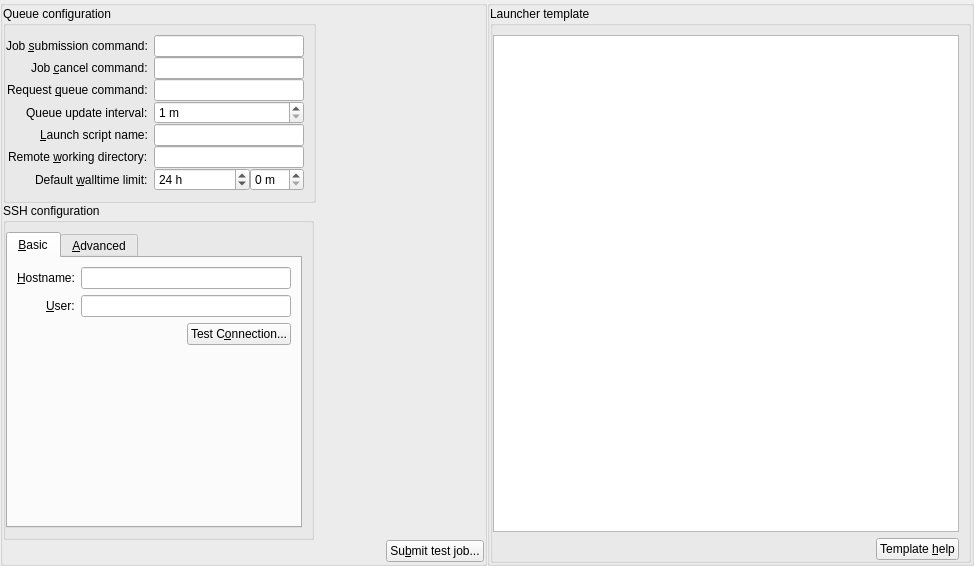
<?xml version="1.0" encoding="UTF-8"?>
<ui version="4.0">
 <class>RemoteQueueWidget</class>
 <widget class="QWidget" name="RemoteQueueWidget">
  <property name="geometry">
   <rect>
    <x>0</x>
    <y>0</y>
    <width>974</width>
    <height>566</height>
   </rect>
  </property>
  <property name="windowTitle">
   <string>Form</string>
  </property>
  <layout class="QGridLayout" name="gridLayout">
   <property name="leftMargin">
    <number>0</number>
   </property>
   <property name="topMargin">
    <number>0</number>
   </property>
   <property name="rightMargin">
    <number>0</number>
   </property>
   <property name="bottomMargin">
    <number>0</number>
   </property>
   <property name="spacing">
    <number>0</number>
   </property>
   <item row="0" column="0">
    <widget class="QGroupBox" name="groupBox1">
     <layout class="QVBoxLayout">
      <property name="spacing">
       <number>0</number>
      </property>
      <property name="leftMargin">
       <number>0</number>
      </property>
      <property name="topMargin">
       <number>0</number>
      </property>
      <property name="rightMargin">
       <number>0</number>
      </property>
      <property name="bottomMargin">
       <number>0</number>
      </property>
      <item>
       <widget class="QGroupBox" name="groupBox2">
        <property name="sizePolicy">
         <sizepolicy hsizetype="Maximum" vsizetype="Preferred">
          <horstretch>0</horstretch>
          <verstretch>0</verstretch>
         </sizepolicy>
        </property>
        <property name="title">
         <string>Queue configuration</string>
        </property>
        <layout class="QFormLayout">
         <property name="fieldGrowthPolicy">
          <enum>QFormLayout::ExpandingFieldsGrow</enum>
         </property>
         <property name="labelAlignment">
          <set>Qt::AlignRight|Qt::AlignTrailing|Qt::AlignVCenter</set>
         </property>
         <property name="verticalSpacing">
          <number>0</number>
         </property>
         <property name="leftMargin">
          <number>0</number>
         </property>
         <item row="0" column="0">
          <widget class="QLabel" name="label1">
           <property name="text">
            <string>Job &amp;submission command:</string>
           </property>
           <property name="buddy">
            <cstring>edit_submissionCommand</cstring>
           </property>
          </widget>
         </item>
         <item row="0" column="1">
          <widget class="QLineEdit" name="edit_submissionCommand">
           <property name="minimumSize">
            <size>
             <width>150</width>
             <height>0</height>
            </size>
           </property>
          </widget>
         </item>
         <item row="2" column="0">
          <widget class="QLabel" name="label2">
           <property name="text">
            <string>Request &amp;queue command:</string>
           </property>
           <property name="buddy">
            <cstring>edit_requestQueueCommand</cstring>
           </property>
          </widget>
         </item>
         <item row="2" column="1">
          <widget class="QLineEdit" name="edit_requestQueueCommand"/>
         </item>
         <item row="4" column="0">
          <widget class="QLabel" name="label3">
           <property name="text">
            <string>&amp;Launch script name:</string>
           </property>
           <property name="buddy">
            <cstring>edit_launchScriptName</cstring>
           </property>
          </widget>
         </item>
         <item row="4" column="1">
          <widget class="QLineEdit" name="edit_launchScriptName"/>
         </item>
         <item row="6" column="0">
          <widget class="QLabel" name="label4">
           <property name="text">
            <string>Remote &amp;working directory:</string>
           </property>
           <property name="buddy">
            <cstring>edit_workingDirectoryBase</cstring>
           </property>
          </widget>
         </item>
         <item row="6" column="1">
          <widget class="QLineEdit" name="edit_workingDirectoryBase"/>
         </item>
         <item row="1" column="0">
          <widget class="QLabel" name="label5">
           <property name="text">
            <string>Job &amp;cancel command:</string>
           </property>
           <property name="buddy">
            <cstring>edit_killCommand</cstring>
           </property>
          </widget>
         </item>
         <item row="1" column="1">
          <widget class="QLineEdit" name="edit_killCommand"/>
         </item>
         <item row="7" column="0">
          <widget class="QLabel" name="label">
           <property name="text">
            <string>Default &amp;walltime limit:</string>
           </property>
           <property name="buddy">
            <cstring>wallTimeHours</cstring>
           </property>
          </widget>
         </item>
         <item row="7" column="1">
          <layout class="QHBoxLayout" name="horizontalLayout_2">
           <item>
            <widget class="QSpinBox" name="wallTimeHours">
             <property name="sizePolicy">
              <sizepolicy hsizetype="Expanding" vsizetype="Fixed">
               <horstretch>0</horstretch>
               <verstretch>0</verstretch>
              </sizepolicy>
             </property>
             <property name="suffix">
              <string> h</string>
             </property>
             <property name="maximum">
              <number>2000</number>
             </property>
             <property name="value">
              <number>24</number>
             </property>
            </widget>
           </item>
           <item>
            <widget class="QSpinBox" name="wallTimeMinutes">
             <property name="suffix">
              <string> m</string>
             </property>
             <property name="maximum">
              <number>59</number>
             </property>
            </widget>
           </item>
          </layout>
         </item>
         <item row="3" column="0">
          <widget class="QLabel" name="label6">
           <property name="text">
            <string>Queue update interval:</string>
           </property>
          </widget>
         </item>
         <item row="3" column="1">
          <widget class="QSpinBox" name="updateIntervalSpin">
           <property name="sizePolicy">
            <sizepolicy hsizetype="Expanding" vsizetype="Fixed">
             <horstretch>0</horstretch>
             <verstretch>0</verstretch>
            </sizepolicy>
           </property>
           <property name="suffix">
            <string> m</string>
           </property>
           <property name="minimum">
            <number>1</number>
           </property>
           <property name="maximum">
            <number>120</number>
           </property>
          </widget>
         </item>
        </layout>
       </widget>
      </item>
      <item>
       <widget class="QGroupBox" name="groupBox3">
        <property name="sizePolicy">
         <sizepolicy hsizetype="Maximum" vsizetype="Preferred">
          <horstretch>0</horstretch>
          <verstretch>0</verstretch>
         </sizepolicy>
        </property>
        <property name="title">
         <string>SSH configuration</string>
        </property>
        <layout class="QHBoxLayout">
         <property name="leftMargin">
          <number>0</number>
         </property>
         <property name="topMargin">
          <number>9</number>
         </property>
         <property name="rightMargin">
          <number>9</number>
         </property>
         <property name="bottomMargin">
          <number>9</number>
         </property>
         <item>
          <widget class="QTabWidget" name="sshTabWidget">
           <property name="currentIndex">
            <number>0</number>
           </property>
           <widget class="QWidget" name="sshBasicTab">
            <attribute name="title">
             <string>&amp;Basic</string>
            </attribute>
            <layout class="QFormLayout">
             <property name="fieldGrowthPolicy">
              <enum>QFormLayout::AllNonFixedFieldsGrow</enum>
             </property>
             <property name="labelAlignment">
              <set>Qt::AlignRight|Qt::AlignTrailing|Qt::AlignVCenter</set>
             </property>
             <item row="2" column="0">
              <widget class="QLabel" name="label7">
               <property name="text">
                <string>&amp;Hostname:</string>
               </property>
               <property name="buddy">
                <cstring>editHostName</cstring>
               </property>
              </widget>
             </item>
             <item row="2" column="1">
              <widget class="QLineEdit" name="editHostName"/>
             </item>
             <item row="3" column="0">
              <widget class="QLabel" name="label8">
               <property name="text">
                <string>&amp;User:</string>
               </property>
               <property name="buddy">
                <cstring>editUserName</cstring>
               </property>
              </widget>
             </item>
             <item row="3" column="1">
              <widget class="QLineEdit" name="editUserName"/>
             </item>
             <item row="4" column="1">
              <layout class="QHBoxLayout">
               <item>
                <spacer name="horizontalSpacer">
                 <property name="orientation">
                  <enum>Qt::Horizontal</enum>
                 </property>
                 <property name="sizeHint" stdset="0">
                  <size>
                   <width>70</width>
                   <height>20</height>
                  </size>
                 </property>
                </spacer>
               </item>
               <item>
                <widget class="QPushButton" name="pushTestConnection">
                 <property name="text">
                  <string>Test C&amp;onnection...</string>
                 </property>
                </widget>
               </item>
              </layout>
             </item>
            </layout>
           </widget>
           <widget class="QWidget" name="sshAdvanced">
            <attribute name="title">
             <string>&amp;Advanced</string>
            </attribute>
            <layout class="QFormLayout" name="formLayout2">
             <property name="labelAlignment">
              <set>Qt::AlignRight|Qt::AlignTrailing|Qt::AlignVCenter</set>
             </property>
             <item row="0" column="0">
              <widget class="QLabel" name="label12">
               <property name="text">
                <string>SS&amp;H executable:</string>
               </property>
               <property name="buddy">
                <cstring>sshExecutableEdit</cstring>
               </property>
              </widget>
             </item>
             <item row="0" column="1">
              <widget class="QLineEdit" name="sshExecutableEdit"/>
             </item>
             <item row="1" column="0">
              <widget class="QLabel" name="label9">
               <property name="text">
                <string>SCP &amp;executable:</string>
               </property>
               <property name="buddy">
                <cstring>scpExecutableEdit</cstring>
               </property>
              </widget>
             </item>
             <item row="1" column="1">
              <widget class="QLineEdit" name="scpExecutableEdit"/>
             </item>
             <item row="2" column="0">
              <widget class="QLabel" name="label10">
               <property name="text">
                <string>&amp;Identity file (private key):</string>
               </property>
               <property name="buddy">
                <cstring>editIdentityFile</cstring>
               </property>
              </widget>
             </item>
             <item row="2" column="1">
              <layout class="QHBoxLayout" name="horizontalLayout">
               <item>
                <widget class="QLineEdit" name="editIdentityFile"/>
               </item>
               <item>
                <widget class="QToolButton" name="fileButton">
                 <property name="text">
                  <string>...</string>
                 </property>
                </widget>
               </item>
              </layout>
             </item>
             <item row="3" column="0">
              <widget class="QLabel" name="label11">
               <property name="text">
                <string>&amp;Port:</string>
               </property>
               <property name="buddy">
                <cstring>spinSshPort</cstring>
               </property>
              </widget>
             </item>
             <item row="3" column="1">
              <layout class="QHBoxLayout" name="keyFileLayout">
               <item>
                <widget class="QSpinBox" name="spinSshPort"/>
               </item>
              </layout>
             </item>
            </layout>
           </widget>
          </widget>
         </item>
        </layout>
       </widget>
      </item>
      <item>
       <layout class="QHBoxLayout" name="horizontalLayout_3">
        <property name="bottomMargin">
         <number>1</number>
        </property>
        <item>
         <spacer name="horizontalSpacer_2">
          <property name="orientation">
           <enum>Qt::Horizontal</enum>
          </property>
          <property name="sizeHint" stdset="0">
           <size>
            <width>40</width>
            <height>20</height>
           </size>
          </property>
         </spacer>
        </item>
        <item>
         <widget class="QPushButton" name="push_sleepTest">
          <property name="text">
           <string>Su&amp;bmit test job...</string>
          </property>
         </widget>
        </item>
       </layout>
      </item>
     </layout>
    </widget>
   </item>
   <item row="0" column="1">
    <widget class="QGroupBox" name="groupBox4">
     <layout class="QVBoxLayout">
      <property name="leftMargin">
       <number>0</number>
      </property>
      <property name="topMargin">
       <number>0</number>
      </property>
      <property name="rightMargin">
       <number>0</number>
      </property>
      <property name="bottomMargin">
       <number>0</number>
      </property>
      <item>
       <widget class="QGroupBox" name="groupBox5">
        <property name="sizePolicy">
         <sizepolicy hsizetype="Expanding" vsizetype="Expanding">
          <horstretch>0</horstretch>
          <verstretch>0</verstretch>
         </sizepolicy>
        </property>
        <property name="title">
         <string>Launcher template</string>
        </property>
        <layout class="QGridLayout" name="gridLayout_3">
         <property name="leftMargin">
          <number>0</number>
         </property>
         <property name="topMargin">
          <number>9</number>
         </property>
         <property name="rightMargin">
          <number>9</number>
         </property>
         <property name="bottomMargin">
          <number>0</number>
         </property>
         <item row="1" column="2">
          <widget class="QPushButton" name="templateHelpButton">
           <property name="text">
            <string>Template &amp;help</string>
           </property>
          </widget>
         </item>
         <item row="1" column="1">
          <spacer name="horizontalSpacer_3">
           <property name="orientation">
            <enum>Qt::Horizontal</enum>
           </property>
           <property name="sizeHint" stdset="0">
            <size>
             <width>40</width>
             <height>20</height>
            </size>
           </property>
          </spacer>
         </item>
         <item row="0" column="0" colspan="3">
          <widget class="QPlainTextEdit" name="text_launchTemplate">
           <property name="sizePolicy">
            <sizepolicy hsizetype="Expanding" vsizetype="Expanding">
             <horstretch>0</horstretch>
             <verstretch>0</verstretch>
            </sizepolicy>
           </property>
           <property name="minimumSize">
            <size>
             <width>400</width>
             <height>400</height>
            </size>
           </property>
          </widget>
         </item>
        </layout>
        <zorder>text_launchTemplate</zorder>
        <zorder>templateHelpButton</zorder>
       </widget>
      </item>
     </layout>
    </widget>
   </item>
  </layout>
 </widget>
 <tabstops>
  <tabstop>edit_submissionCommand</tabstop>
  <tabstop>edit_killCommand</tabstop>
  <tabstop>edit_requestQueueCommand</tabstop>
  <tabstop>updateIntervalSpin</tabstop>
  <tabstop>edit_launchScriptName</tabstop>
  <tabstop>edit_workingDirectoryBase</tabstop>
  <tabstop>wallTimeHours</tabstop>
  <tabstop>wallTimeMinutes</tabstop>
  <tabstop>sshTabWidget</tabstop>
  <tabstop>editHostName</tabstop>
  <tabstop>editUserName</tabstop>
  <tabstop>pushTestConnection</tabstop>
  <tabstop>sshExecutableEdit</tabstop>
  <tabstop>scpExecutableEdit</tabstop>
  <tabstop>editIdentityFile</tabstop>
  <tabstop>fileButton</tabstop>
  <tabstop>spinSshPort</tabstop>
  <tabstop>push_sleepTest</tabstop>
  <tabstop>text_launchTemplate</tabstop>
  <tabstop>templateHelpButton</tabstop>
 </tabstops>
 <resources/>
 <connections/>
</ui>
